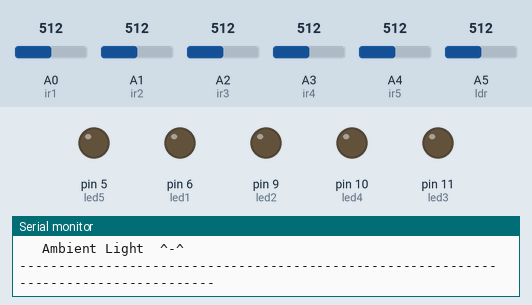
This sketch was run on a simulated Arduino Uno, built with avr-gcc and run on an emulated ATmega328P. Shown: output pins drawn as LEDs (lit = HIGH), the last lines printed to the serial monitor. Dashed ring = blinking. The test bench sets the inputs (shaded band); at power-on: A5 (ldr) = 512, A0 (ir1) = 512, A1 (ir2) = 512, A2 (ir3) = 512, A3 (ir4) = 512, A4 (ir5) = 512.

Above: at 1.8 s.
1.9 s: A5 (ldr) set to 218
5.3 s: A5 (ldr) set to 189
At 7.7 s:
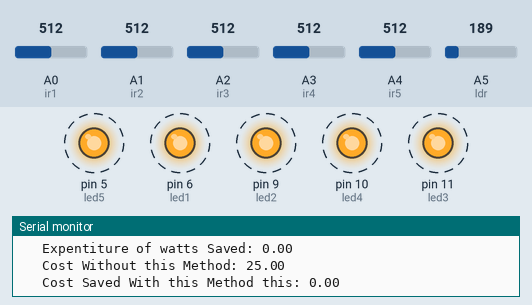
Timing chart, 0 to 14.6 s (numbered marks = the images above; inputs shaded):
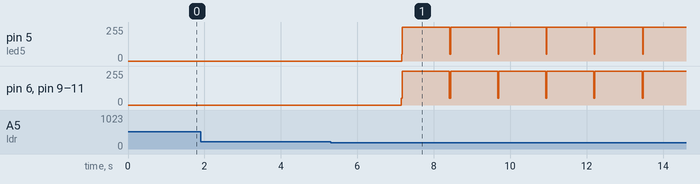

The sketch:

new_smartlight_system_COMPLETE_FOR_3.ino
```cpp
// Code Developed by Team Excalibur's.
//Mannish.S
//Madhumithaa.S
//Hariharan.R
//Prethikaa.M


// Declaring the pins in Aduriuno Board for LED'S.
//Declaring Global Varibles begining.
int led1 = 6;
int led2 = 9;
int led3 = 11;
int led4 = 10;
int led5 = 5;

// Declaring the pins in Aduriuno Board Light resistance diode (LDR).

int ldr = A5;

//Declaring the pins in Aduriuno Board for IR Sensors.

int ir1 = A0;
int ir2 = A1;
int ir3 = A2;
int ir4 = A3;
int ir5 = A4;

//Declaring variables to find out how much the value costs with and without this method.

int act; // Variable to calculate Current method
int totalcount;
int totalsave;
float Expenditure;
float TotalExpenditure;
float ExpenditureSaved;
float totalSavecount;
float totalvalue; //Variable to find the Amount of money Spent in current Implentation .
float moneysaved; //Variable to find the Amount of money saved.
float billsave;

//Declaring Global Varibles End.

void setup()

{

  Serial.begin (9600);

  // Input and output Pins.
  //LED pins.

  pinMode (led1,OUTPUT);
  pinMode (led2,OUTPUT);
  pinMode (led3,OUTPUT);
  pinMode (led4,OUTPUT);
  pinMode (led5,OUTPUT);

  //LDR Pins.

  pinMode (ldr,INPUT);

  //IR Sensors Pins.

  pinMode (ir1,INPUT);
  pinMode (ir2,INPUT);
  pinMode (ir3,INPUT);
  pinMode (ir4,INPUT);
  pinMode (ir5,INPUT);

}

void loop()

{

  int count=0;
  int savecount=0;
  delay(1000);
  Serial.print("Next Set:");
  Serial.print("\n ");
  Serial.print("\tLDR Value :");
  Serial.println(analogRead(A5));                 // Printing LDR Value.
  int ldrStatus = analogRead (ldr);               // Storing LDR Value in ldrStatus.
  int sensorValue = digitalRead(led1);            // Variable to Find if LED1 is On or Off.
  int sensorValue1 = digitalRead(led2);           // Variable to Find if LED2 is On or Off.
  int sensorValue2= digitalRead(led3);            // Variable to Find if LED3 is On or Off.
  int sensorValue3 = digitalRead(led4);           // Variable to Find if LED4 is On or Off.
  int sensorValue4 = digitalRead(led5);           // Variable to Find if LED5 is On or Off.

    //To Turn OFF the Lights when the Environment is Lit LDR Resistance less than Ambinet Light.(In this room > 200).

    if (ldrStatus >200)

     {
         digitalWrite(led1, LOW);                  //Sets Low.
         digitalWrite(led2, LOW);                  //Sets Low.
         digitalWrite(led3, LOW);                  //Sets Low.
         digitalWrite(led4, LOW);                  //Sets Low.
         digitalWrite(led5, LOW);                  //Sets Low.
         Serial.print("   Ambient Light  ^-^  ");
         Serial.print("\n");
         Serial.print("--------------------------------------------------------------------------------------");
         delay(2000);

       }

      //To Turn ON the Lights when the Environment is dark LDR Resistance less than Ambinet Light.(In this room < 200).

      else if(ldrStatus < 200)

       {
       digitalWrite(led1, HIGH);
       analogWrite(led1,255/5);

       Serial.print("\tLED: ON:");
       Serial.println(sensorValue);

       digitalWrite(led2, HIGH);
       analogWrite(led2,255/5);

       Serial.print("\tLED1: ON:");
       Serial.println(sensorValue1);

       digitalWrite(led3, HIGH);
       analogWrite(led3,255/5);

       Serial.print("\tLED2: ON:");
       Serial.println(sensorValue2);

       digitalWrite(led4, HIGH);
       analogWrite(led4,255/5);

       Serial.print("\tLED3: ON:");
       Serial.println(sensorValue3);

       digitalWrite(led5, HIGH);
       analogWrite(led5,255/5);

       Serial.print("\tLED4: ON:");
       Serial.println(sensorValue4);


        if (analogRead(A0) < 1000)

               {

                digitalWrite(led1,HIGH);
                analogWrite(led1,255);
                count=count+1;
                 act+=1;

               }

            else

                {

                  digitalWrite(led1,LOW);
                  analogWrite(led1,255/5);
                  savecount=savecount+1;
                  act+=1;

                }


       if (analogRead(A1) < 1000)
               {

                digitalWrite(led2,HIGH);
                analogWrite(led2,255);
                count=count+1;
                act+=1;

               }
            else

                {

                  digitalWrite(led2,LOW);
                  analogWrite(led2,255/5);
                  savecount=savecount+1;
                  act+=1;

                }

          if (analogRead(A2) < 1000)
               {

                digitalWrite(led3,HIGH);
                analogWrite(led3,255);
                count=count+1;
                act+=1;

               }
            else
                {

                   digitalWrite(led3,LOW);
                   analogWrite(led3,255/5);
                   savecount=savecount+1;
                   act+=1;

                }

           if (analogRead(A3) < 1000)

               {

                digitalWrite(led4,HIGH);
                analogWrite(led4,255);
                count=count+1;
                act+=1;

               }

            else

                {

                  digitalWrite(led4,LOW);
                  analogWrite(led4,255/5);
                  savecount=savecount+1;
                  act+=1;

                }
            if (analogRead(A4) < 1000)
            {

                digitalWrite(led5,HIGH);
                analogWrite(led5,255);
                count=count+1;
                act+=1;

               }

            else

               {

                  digitalWrite(led5,HIGH);
                   analogWrite(led5,255/5);
                   savecount=savecount+1;
                   act+=1;


                }
              totalcount=totalcount+count;
              totalSavecount=totalSavecount+savecount;
              //totalSave=0.10*savecount;
              Expenditure=0.9*totalcount;                     //5v is number of units , 0.9 is the number of watts Expenditure.
              ExpenditureSaved=0.5*savecount;                 //3.3v is number of units , 0.9 is the number of watts Expenditure.
              TotalExpenditure=TotalExpenditure+Expenditure;
              totalvalue=(act)*5;  // 1kwh=5 Rs , data from Gov website.
              moneysaved+=(ExpenditureSaved)*5;

              Serial.print("\n\t Count This Loop: ");
              Serial.println(count);

              Serial.print("\t TotalCount: ");
              Serial.println(totalcount);

              Serial.print("\t Save This Loop: ");
              Serial.println(savecount);

              Serial.print("\t Total Save : ");
              Serial.println(totalsave);

              Serial.print("\t Expentiture of watts:");
              Serial.println(Expenditure);

              Serial.print("\t Expentiture of watts Saved: ");
              Serial.println(ExpenditureSaved);

              Serial.print("\t Cost Without this Method: ");
              Serial.println(totalvalue);

              Serial.print("\t Cost Saved With this Method this: ");
              Serial.println(moneysaved);


     }


      }
```

Measured:
- the behaviour switches between 200 and 199 on A5 (ldr) (found by bisection; images 0 and 1)
- after the input at 5.3 s, pin 5 (led5): alternates 255/255 for 1.2 s and 51/255 for 0.01 s, starting after 1.9 s; pin 6 (led1), pin 9 (led2), pin 10 (led4), pin 11 (led3): alternates 255/255 for 1.2 s and 51/255 for 0.03 s, starting after 1.9 s
